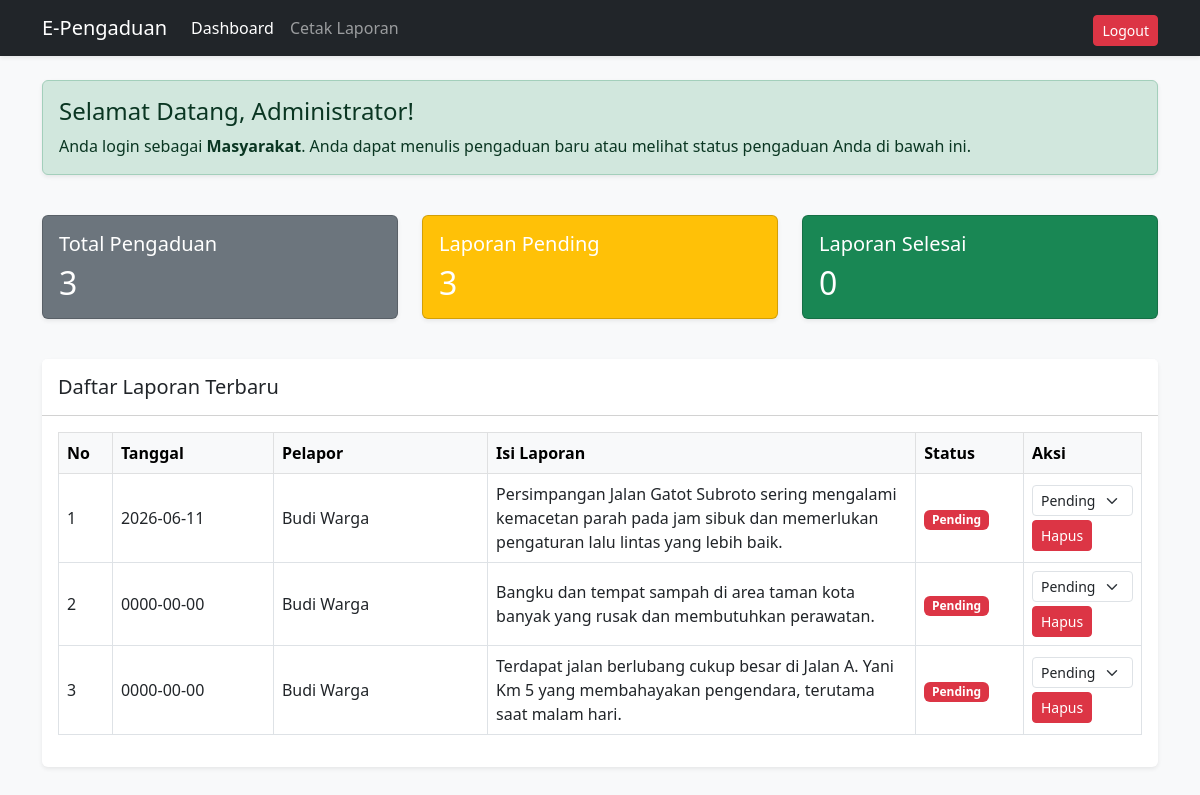
Screenshot of /app/dashboard.php (signed in) with the database file from the repository.
### tables this page shows
CREATE TABLE `tb_pengaduan` (
  `id_pengaduan` int(11) NOT NULL,
  `tgl_pengaduan` date NOT NULL,
  `id_user` int(11) NOT NULL,
  `isi_laporan` text NOT NULL,
  `status` enum('pending','proses','selesai') DEFAULT 'pending'
);

CREATE TABLE `tb_user` (
  `id_user` int(11) NOT NULL,
  `nama_lengkap` varchar(100) NOT NULL,
  `username` varchar(50) NOT NULL,
  `password` varchar(50) NOT NULL,
  `role` enum('admin','masyarakat') NOT NULL
);

### app/dashboard.php (the view, shortened to what this page needs)
<?php
include 'koneksi.php';
$query_total = mysqli_query($koneksi, "SELECT COUNT(*) AS total FROM tb_pengaduan");
$data_total = mysqli_fetch_array($query_total);
$query_pending = mysqli_query($koneksi, "SELECT COUNT(*) AS pending FROM tb_pengaduan WHERE status='pending'");
$data_pending = mysqli_fetch_array($query_pending);
$query_selesai = mysqli_query($koneksi, "SELECT COUNT(*) AS selesai FROM tb_pengaduan WHERE status='selesai'");
$data_selesai = mysqli_fetch_array($query_selesai);
?>
<!DOCTYPE html>
<html lang="id">
<head>
    <link href="https://cdn.jsdelivr.net/npm/bootstrap@5.3.0/dist/css/bootstrap.min.css" rel="stylesheet">
</head>
<body class="bg-light">
    <nav class="navbar navbar-expand-lg navbar-dark bg-dark shadow-sm">
        <div class="container">
            <a class="navbar-brand" href="dashboard.php">E-Pengaduan</a>
            <div class="collapse navbar-collapse" id="navbarNav">
                <ul class="navbar-nav me-auto">
                    <li class="nav-item">
                        <a class="nav-link active" href="dashboard.php">Dashboard</a>
                    </li>
                    <?php if ($_SESSION['role'] == 'admin') { ?>
                        <li class="nav-item">
                            <a class="nav-link" href="cetak_laporan.php" target="_blank">Cetak Laporan</a>
                        </li>
                    <?php } ?>
                </ul>
                <ul class="navbar-nav">
                    <li class="nav-item">
                        <a class="btn btn-danger btn-sm mt-1" href="login.php">Logout</a>
                    </li>
                </ul>
            </div>
        </div>
    </nav>
    <div class="container mt-4">
        <div class="row mb-4">
            <div class="col-12">
                <div class="alert alert-success shadow-sm" role="alert">
                    <h4 class="alert-heading">Selamat Datang, <?php echo $_SESSION['nama_lengkap']; ?>!</h4>
                    <p class="mb-0">Anda login sebagai <strong>Masyarakat</strong>. Anda dapat menulis pengaduan baru atau melihat status pengaduan Anda di bawah ini.</p>
                </div>
            </div>
        </div>
        <div class="row mb-4">
            <div class="col-md-4">
                <div class="card text-white bg-secondary shadow-sm mb-3">
                    <div class="card-body">
                        <h5 class="card-title">Total Pengaduan</h5>
                        <h2 class="mb-0">
                            <h2 class="mb-0"><?php echo $data_total['total']; ?></h2>
                        </h2>
                    </div>
                </div>
            </div>
            <div class="col-md-4">
                <div class="card text-white bg-warning shadow-sm mb-3">
                    <div class="card-body">
                        <h5 class="card-title">Laporan Pending</h5>
                        <h2 class="mb-0">
                            <h2 class="mb-0"><?php echo $data_pending['pending']; ?></h2>
                        </h2>
                    </div>
                </div>
            </div>
            <div class="col-md-4">
                <div class="card text-white bg-success shadow-sm mb-3">
                    <div class="card-body">
                        <h5 class="card-title">Laporan Selesai</h5>
                        <h2 class="mb-0">
                            <h2 class="mb-0"><?php echo $data_selesai['selesai']; ?></h2>
                            </h2>
                        </div>
                    </div>
                </div>
            </div>
        <div class="card shadow-sm border-0">
            <div class="card-header bg-white d-flex justify-content-between align-items-center py-3">
                <h5 class="mb-0">Daftar Laporan Terbaru</h5><?php if ($_SESSION['role'] == 'masyarakat') { ?>
                    <a href="tambah_pengaduan.php" class="btn btn-primary btn-sm">+ Buat Laporan</a>
                <?php } ?>
            </div>
            <div class="card-body">
                <div class="table-responsive">
                    <table class="table table-bordered table-hover align-middle">
                        <thead class="table-light">
                            <tr>
                                <th width="5%">No</th>
                                <th width="15%">Tanggal</th>
                                <th width="20%">Pelapor</th>
                                <th width="40%">Isi Laporan</th>
                                <th width="10%">Status</th>
                                <th width="10%">Aksi</th>
                            </tr>
                        </thead>
                        <tbody>
                            <?php
                            $no = 1;
                            $query = mysqli_query($koneksi,"SELECT tb_pengaduan.*, tb_user.nama_lengkap FROM tb_pengaduan INNER JOIN tb_user ON tb_pengaduan.id_user = tb_user.id_user ORDER BY id_pengaduan DESC");
                            while ($row = mysqli_fetch_array($query)) {
                            ?>
                            <tr>
                                <td><?php echo $no++; ?></td>
                                <td><?php echo $row['tgl_pengaduan']; ?></td>
                                <td><?php echo $row['nama_lengkap']; ?></td>
                                <td><?php echo $row['isi_laporan']; ?></td>
                                <td>
                                    <?php if ($row['status'] == 'pending') { ?>
                                        <span class="badge bg-danger">Pending</span>
                                    <?php } elseif ($row['status'] == 'proses') { ?>
                                        <span class="badge bg-warning text-dark">Proses</span>
                                    <?php } else { ?>
                                        <span class="badge bg-success">Selesai</span>
                                    <?php } ?>
                                </td>
                                <td>
                                    <?php if ($_SESSION['role'] == 'admin') { ?>
                                        <form action="update_status.php" method="POST" class="d-inline">
                                                <select name="status" class="form-select form-select-sm d-inline w-auto" onchange="this.form.submit()">
                                                <option value="pending" <?php if ($row['status'] == 'pending') echo 'selected'; ?>>Pending</option>
                                            </select>
                                        </form>
                                        <a href="hapus_pengaduan.php?id=<?php echo $row['id_pengaduan']; ?>"class="btn btn-danger btn-sm mt-1" onclick="return confirm('Yakin ingin menghapus laporan ini?')">Hapus</a>
                                        <?php } else { ?>
                                            <span class="text-muted">Menunggu Admin</span>
                                        <?php } ?>
                                    </td>
                                </tr>
                            <?php } ?>
                        </tbody>
                    </table>
                </div>
            </div>
        </div>
    </div>
</body>
</html>

### rows the page displays
tb_pengaduan: tgl_pengaduan "2026-06-11", id_user.nama_lengkap "Budi Warga", isi_laporan "Persimpangan Jalan Gatot Subroto sering mengalami kemacetan parah pada jam sibuk dan memerlukan pengaturan lalu lintas yang lebih baik.", shows "Pending", status "Pending"
tb_pengaduan: tgl_pengaduan "0000-00-00", id_user.nama_lengkap "Budi Warga", isi_laporan "Bangku dan tempat sampah di area taman kota banyak yang rusak dan membutuhkan perawatan.", shows "Pending", status "Pending"
tb_pengaduan: tgl_pengaduan "0000-00-00", id_user.nama_lengkap "Budi Warga", isi_laporan "Terdapat jalan berlubang cukup besar di Jalan A. Yani Km 5 yang membahayakan pengendara, terutama saat malam hari.", shows "Pending", status "Pending"

### other values shown
$_SESSION['nama_lengkap'] "Administrator"
$data_total['total'] "3"
$data_pending['pending'] "3"
$data_selesai['selesai'] "0"
